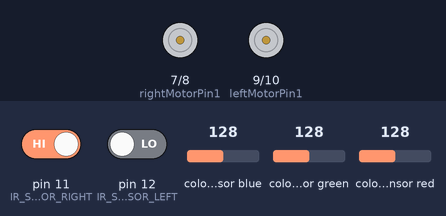
The sketch below on a simulated Arduino Uno, built with avr-gcc and run on an emulated ATmega328P. On the bench: motor-driver pin pairs drawn as motors (green arrow = first pin HIGH = forward, orange = second pin HIGH = backward, longer = more drive, scaled by the enable pin). The inputs (shaded band) are chosen by the test bench; at power-on: colour sensor green 128, pin 11 (IR_SENSOR_RIGHT) HIGH, pin 12 (IR_SENSOR_LEFT) LOW, colour sensor blue 128, colour sensor red 128.

Above: at 1.5 s.
1.6 s: colour sensor green set to 34
3.2 s: colour sensor green set to 29
At 4.1 s:
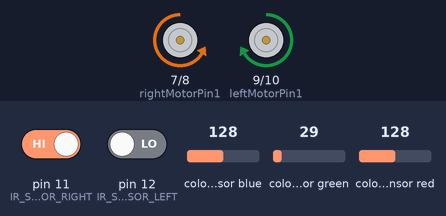
4.9 s: pin 11 (IR_SENSOR_RIGHT) driven LOW
At 6.1 s:
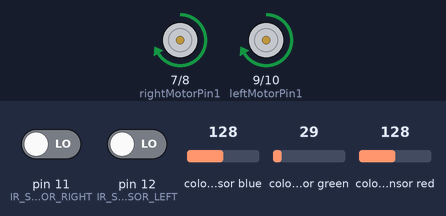
6.4 s: pin 12 (IR_SENSOR_LEFT) driven HIGH
At 7.3 s:
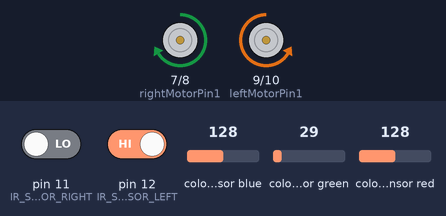
7.9 s: pin 12 (IR_SENSOR_LEFT) driven LOW
At 8.8 s:
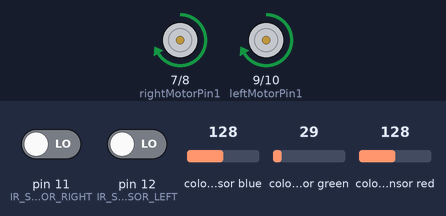
9.4 s: pin 11 (IR_SENSOR_RIGHT) driven HIGH
At 10.4 s:
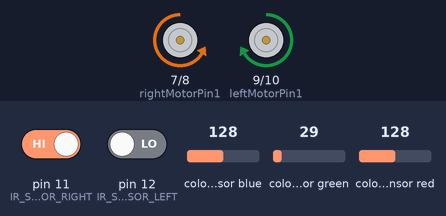
Timing chart, 0 to 11.9 s (numbered marks = the images above; inputs shaded):
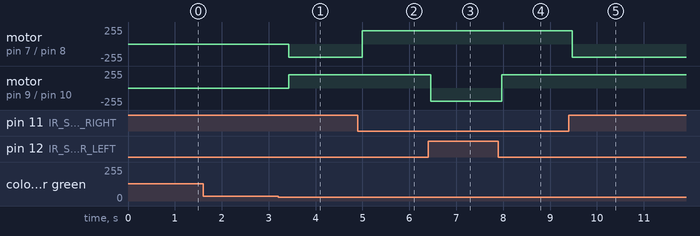

The sketch:

color_line_follower.ino
```cpp
#include "Wire.h"
#include "Adafruit_TCS34725.h"

#define IR_SENSOR_RIGHT 11
#define IR_SENSOR_LEFT 12
#define MOTOR_SPEED 200
#define COLOR_SENSOR_SDA  A4  // Adjust based on your SDA pin connection
#define COLOR_SENSOR_SCL  A5  // Adjust based on your SCL pin connection
#define STOP_COLOR  0x00FF00  // Adjust for your desired RGB color value (Green in this example)
#define STOP_DURATION  5000  // Stop duration in milliseconds (5 seconds in this example)

//Right motor
int enableRightMotor=6;
int rightMotorPin1=7;
int rightMotorPin2=8;

//Left motor
int enableLeftMotor=5;
int leftMotorPin1=9;
int leftMotorPin2=10;

Adafruit_TCS34725 tcs = Adafruit_TCS34725(TCS34725_INTEGRATIONTIME_600MS, TCS34725_GAIN_1X);
unsigned long stopStartTime = 0;  // Variable to store stop start time

void setup()
{
  //The problem with TT gear motors is that, at very low pwm value it does not even rotate.
  //If we increase the PWM value then it rotates faster and our robot is not controlled in that speed and goes out of line.
  //For that we need to increase the frequency of analogWrite.
  //Below line is important to change the frequency of PWM signal on pin D5 and D6
  //Because of this, motor runs in controlled manner (lower speed) at high PWM value.
  //This sets frequecny as 7812.5 hz.
  TCCR0B = TCCR0B & B11111000 | B00000010 ;

  // put your setup code here, to run once:
  pinMode(enableRightMotor, OUTPUT);
  pinMode(rightMotorPin1, OUTPUT);
  pinMode(rightMotorPin2, OUTPUT);

  pinMode(enableLeftMotor, OUTPUT);
  pinMode(leftMotorPin1, OUTPUT);
  pinMode(leftMotorPin2, OUTPUT);

  pinMode(IR_SENSOR_RIGHT, INPUT);
  pinMode(IR_SENSOR_LEFT, INPUT);
  rotateMotor(0,0);

  if (tcs.begin()) {
    Serial.println("TCS34725 Found!");
  } else {
    Serial.println("No TCS34725 found, check connections!");
    // Add error handling here
  }
}


void loop()
{

  int rightIRSensorValue = digitalRead(IR_SENSOR_RIGHT);
  int leftIRSensorValue = digitalRead(IR_SENSOR_LEFT);

  uint16_t r, g, b, c;
  tcs.getRawData(&r, &g, &b, &c);

  // Check for stop color
  if (g >= STOP_COLOR >> 8 && g <= STOP_COLOR & 0x00FF) {
    Serial.println("Stop color detected!");
    stopStartTime = millis();  // Record stop start time

    // Stop motors for the defined duration
    while (millis() - stopStartTime < STOP_DURATION) {
      rotateMotor(0, 0);  // Stop both motors
      delay(10);  // Short delay to avoid busy waiting
    }
  }
  else{

   //If none of the sensors detects black line, then go straight
   if (rightIRSensorValue == LOW && leftIRSensorValue == LOW)
   {
     rotateMotor(MOTOR_SPEED, MOTOR_SPEED);
   }
   //If right sensor detects black line, then turn right
   else if (rightIRSensorValue == HIGH && leftIRSensorValue == LOW )
   {
       rotateMotor(-MOTOR_SPEED, MOTOR_SPEED);
   }
   //If left sensor detects black line, then turn left
   else if (rightIRSensorValue == LOW && leftIRSensorValue == HIGH )
   {
       rotateMotor(MOTOR_SPEED, -MOTOR_SPEED);
   }
   //If both the sensors detect black line, then stop
   else
   {
     rotateMotor(0, 0);
   }
}
}


void rotateMotor(int rightMotorSpeed, int leftMotorSpeed)
{

  if (rightMotorSpeed < 0)
  {
    digitalWrite(rightMotorPin1,LOW);
    digitalWrite(rightMotorPin2,HIGH);
  }
  else if (rightMotorSpeed > 0)
  {
    digitalWrite(rightMotorPin1,HIGH);
    digitalWrite(rightMotorPin2,LOW);
  }
  else
  {
    digitalWrite(rightMotorPin1,LOW);
    digitalWrite(rightMotorPin2,LOW);
  }

  if (leftMotorSpeed < 0)
  {
    digitalWrite(leftMotorPin1,LOW);
    digitalWrite(leftMotorPin2,HIGH);
  }
  else if (leftMotorSpeed > 0)
  {
    digitalWrite(leftMotorPin1,HIGH);
    digitalWrite(leftMotorPin2,LOW);
  }
  else
  {
    digitalWrite(leftMotorPin1,LOW);
    digitalWrite(leftMotorPin2,LOW);
  }
  analogWrite(enableRightMotor, abs(rightMotorSpeed));
  analogWrite(enableLeftMotor, abs(leftMotorSpeed));
}
```

Measured:
- the behaviour switches between 32 and 31 on colour sensor green (found by bisection; images 0 and 1)
- after the input at 1.6 s, every drawn part: stays the same
- after the input at 3.2 s, motor on pin 7 (rightMotorPin1) / pin 8 (rightMotorPin2): stopped → backward 200/255 after 0.23 s; motor on pin 9 (leftMotorPin1) / pin 10 (leftMotorPin2): stopped → forward 200/255 after 0.23 s
- after the input at 4.9 s, motor on pin 7 (rightMotorPin1) / pin 8 (rightMotorPin2): backward 200/255 → forward 200/255 after 0.09 s
- after the input at 6.4 s, motor on pin 9 (leftMotorPin1) / pin 10 (leftMotorPin2): forward 200/255 → backward 200/255 after 0.05 s
- after the input at 7.9 s, motor on pin 9 (leftMotorPin1) / pin 10 (leftMotorPin2): backward 200/255 → forward 200/255 after 0.07 s
- after the input at 9.4 s, motor on pin 7 (rightMotorPin1) / pin 8 (rightMotorPin2): forward 200/255 → backward 200/255 after 0.08 s
